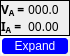
    <widget class="QWidget" name="layoutWidget_2">
     <property name="geometry">
      <rect>
       <x>660</x>
       <y>360</y>
       <width>86</width>
       <height>84</height>
      </rect>
     </property>
     <layout class="QVBoxLayout" name="verticalLayout_7" stretch="0,0">
      <property name="spacing">
       <number>0</number>
      </property>
      <property name="sizeConstraint">
       <enum>QLayout::SetFixedSize</enum>
      </property>
      <property name="leftMargin">
       <number>0</number>
      </property>
      <property name="topMargin">
       <number>0</number>
      </property>
      <property name="rightMargin">
       <number>0</number>
      </property>
      <property name="bottomMargin">
       <number>0</number>
      </property>
      <item>
       <widget class="QFrame" name="frame_2">
        <property name="frameShape">
         <enum>QFrame::Panel</enum>
        </property>
        <layout class="QHBoxLayout" name="horizontalLayout_3">
         <property name="spacing">
          <number>0</number>
         </property>
         <property name="leftMargin">
          <number>0</number>
         </property>
         <property name="topMargin">
          <number>0</number>
         </property>
         <property name="rightMargin">
          <number>0</number>
         </property>
         <property name="bottomMargin">
          <number>0</number>
         </property>
         <item>
          <layout class="QVBoxLayout" name="verticalLayout_8">
           <item>
            <widget class="QLabel" name="Poker_Va_label">
             <property name="font">
              <font>
               <family>Inter UI</family>
               <pointsize>9</pointsize>
               <weight>75</weight>
               <bold>true</bold>
              </font>
             </property>
             <property name="text">
              <string>&lt;html&gt;&lt;head/&gt;&lt;body&gt;&lt;p&gt; V&lt;span style=&quot; vertical-align:sub;&quot;&gt;A&lt;/span&gt; =&lt;/p&gt;&lt;/body&gt;&lt;/html&gt;</string>
             </property>
            </widget>
           </item>
           <item>
            <widget class="QLabel" name="Poker_Ia_label">
             <property name="font">
              <font>
               <family>Inter UI</family>
               <pointsize>9</pointsize>
               <weight>75</weight>
               <bold>true</bold>
              </font>
             </property>
             <property name="text">
              <string>&lt;html&gt;&lt;head/&gt;&lt;body&gt;&lt;p&gt;  I&lt;span style=&quot; vertical-align:sub;&quot;&gt;A&lt;/span&gt; =&lt;/p&gt;&lt;/body&gt;&lt;/html&gt;</string>
             </property>
            </widget>
           </item>
          </layout>
         </item>
         <item>
          <layout class="QVBoxLayout" name="verticalLayout_9">
           <item>
            <widget class="QLabel" name="Poker_live_Va_label">
             <property name="sizePolicy">
              <sizepolicy hsizetype="Expanding" vsizetype="Preferred">
               <horstretch>0</horstretch>
               <verstretch>0</verstretch>
              </sizepolicy>
             </property>
             <property name="font">
              <font>
               <family>Inter UI Medium</family>
               <pointsize>9</pointsize>
              </font>
             </property>
             <property name="text">
              <string> 000.0 </string>
             </property>
            </widget>
           </item>
           <item>
            <widget class="QLabel" name="Poker_live_Ia_label">
             <property name="sizePolicy">
              <sizepolicy hsizetype="Expanding" vsizetype="Preferred">
               <horstretch>0</horstretch>
               <verstretch>0</verstretch>
              </sizepolicy>
             </property>
             <property name="font">
              <font>
               <family>Inter UI Medium</family>
               <pointsize>9</pointsize>
              </font>
             </property>
             <property name="text">
              <string> 00.00 </string>
             </property>
            </widget>
           </item>
          </layout>
         </item>
        </layout>
       </widget>
      </item>
      <item>
       <widget class="QPushButton" name="Poker_expand_butt">
        <property name="minimumSize">
         <size>
          <width>70</width>
          <height>20</height>
         </size>
        </property>
        <property name="maximumSize">
         <size>
          <width>80</width>
          <height>20</height>
         </size>
        </property>
        <property name="sizeIncrement">
         <size>
          <width>1</width>
          <height>1</height>
         </size>
        </property>
        <property name="styleSheet">
         <string notr="true">#Poker_expand_butt{
background-color: blue;
border-style: outset;
border-radius: 5px;
border-width:2px;
border-color:beige;
font-size:12px;
font-weight:100;
color: white;

padding:2px;

}
#Poker_expand_butt:pressed{
	background-color: #ff8c00;
}</string>
        </property>
        <property name="text">
         <string>Expand</string>
        </property>
        <property name="checkable">
         <bool>true</bool>
        </property>
       </widget>
      </item>
     </layout>
    </widget>
